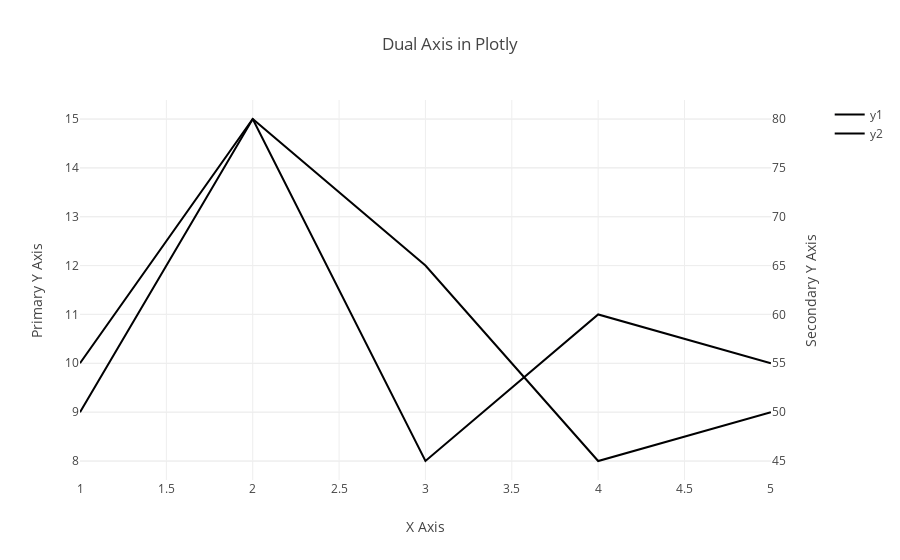

Notebook code for this chart:
### Code cell
import plotly.graph_objects as go
from plotly.subplots import make_subplots

# Sample data
x = [1, 2, 3, 4, 5]
y1 = [10, 15, 12, 8, 9]
y2 = [50, 80, 45, 60, 55]

# Create a subplot with secondary Y axis
fig = make_subplots(specs=[[{"secondary_y": True}]])

# Add traces/series
fig.add_trace(go.Scatter(x=x, y=y1, mode='lines', name='y1'), secondary_y=False)  # First y-axis
fig.add_trace(go.Scatter(x=x, y=y2, mode='lines', name='y2'), secondary_y=True)  # Second y-axis

# Update layout and axis titles
fig.update_layout(title_text="Dual Axis in Plotly")
fig.update_xaxes(title_text="X Axis")
fig.update_yaxes(title_text="Primary Y Axis", secondary_y=False)
fig.update_yaxes(title_text="Secondary Y Axis", secondary_y=True)

# Show figure
fig.show()

### Figure 1 — Plotly figure (JSON) as saved in the notebook; plotly's stock layout.template omitted (floating-point values rounded to 4 significant figures)
{"data": [{"mode": "lines", "name": "y1", "type": "scatter", "x": [1, 2, 3, 4, 5], "xaxis": "x", "y": [10, 15, 12, 8, 9], "yaxis": "y"}, {"mode": "lines", "name": "y2", "type": "scatter", "x": [1, 2, 3, 4, 5], "xaxis": "x", "y": [50, 80, 45, 60, 55], "yaxis": "y2"}], "layout": {"title": {"text": "Dual Axis in Plotly"}, "xaxis": {"anchor": "y", "domain": [0, 0.94], "title": {"text": "X Axis"}}, "yaxis": {"anchor": "x", "domain": [0, 1], "title": {"text": "Primary Y Axis"}}, "yaxis2": {"anchor": "x", "overlaying": "y", "side": "right", "title": {"text": "Secondary Y Axis"}}}}
